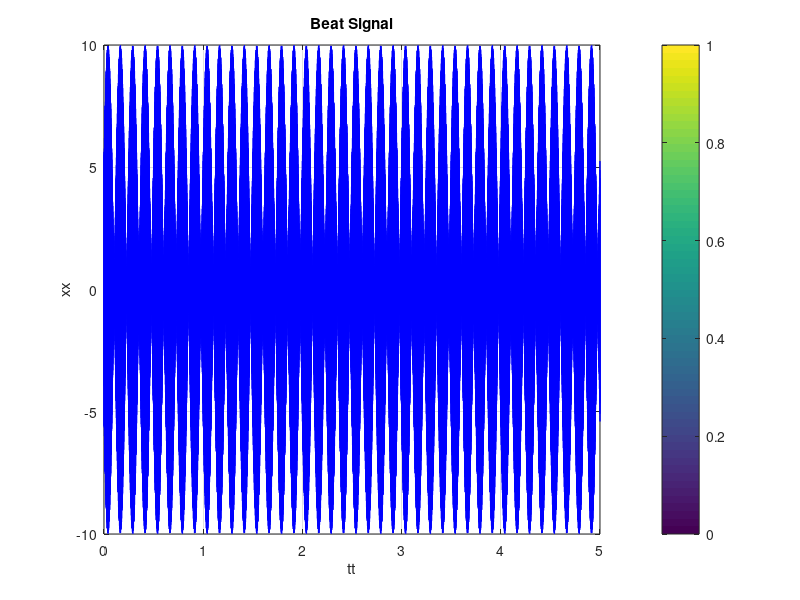

This chart was generated by the following MATLAB code: (Note: this script raises an error after producing the figure.)
%% Lab S7: Spectrograms of AM and FM Signals
%  Third exercise of project group 1
%
% This lab involves synthesizing AM and FM Signals and verifying the correct
% frequency by observing spectrograms. The main goal is to learn about the connection
% between time-domain definition and frequency domain content.

% note the sound portions of this lab are more accurate if run in their own
% .m file. Together it seems to cut the length short.

%% S7 lab: part 2.1.2
% The first part is called Beat Notes and Frequency Resolution
% This part focuses on 2 sinusoidal signals that are multiplied in the time 
% domain and result in a new signal with a different amplitude and frequency.

clear all;
%% Part A: code for the beat signal
% In this part, we are given a beat signal b(t) with a sampling frequency of
% 8000, duration of 5s, and a change in frequency of 4Hz. The other values
% are derived in the prelab.

Amp = 10; %-- B in equation above
fc = 1024; %-- center frequency
phic = 2*pi*rand; %-- phase of 2nd sinusoid (random)
fDelta = 4; %-- modulating frequency
phiDelta = 2*pi*rand; %-- phase of 1st sinusoid (random)
tStart = 0; %-- starting time (secs)
tStop = 5; %-- ending time (secs)
fSamp = 8000;

tt = tStart:(1/fSamp):tStop; %-- vector of times
xx = Amp*cos(2*pi*fc*tt+phic).*cos(2*pi*fDelta*tt+phiDelta);
soundsc( xx, fSamp ); %-- uncomment to hear the sound
figure(1);
plot(tt,xx,'b'), colorbar, grid on %-- with negative frequencies
title("Beat Signal");
xlabel("tt");
ylabel("xx");
%% Part B: Location of 2 spectrum lines
% This part involves using the fc and f_delta to calculate the frequency
% of the 2 specrum lines.

% f_delta = 4 Hz
% fc = 1024 Hz
% 
% f1 = fc-f_delta = 1024-4 = 1020 Hz
% f2 = fc+f_delta = 1024+4 = 1028 Hz
% 
% so there are 2 spectrum line at 1020 Hz and 1028Hz

clear all;
%% Part C: spectrogram of b(t) using a (window) section length of LSECT = 256
% In this next part we add a window with a section length to the previous
% code. Later we also calculate the associated section duration (Tsect).

Amp = 10; %-- B in equation above
fc = 1024; %-- center frequency
phic = 2*pi*rand; %-- phase of 2nd sinusoid (random)
fDelta = 4; %-- modulating frequency
phiDelta = 2*pi*rand; %-- phase of 1st sinusoid (random)
tStart = 0; %-- starting time (secs)
tStop = 5; %-- ending time (secs)
fSamp = 8000;

tt = tStart:(1/fSamp):tStop; %-- vector of times
xx = Amp*cos(2*pi*fc*tt+phic).*cos(2*pi*fDelta*tt+phiDelta);
Lsect = 3700;  % 256 original Lsect is too small, 3700 works (zoom in on point of interest to see specrum)
figure(2);
plotspec(xx,fSamp,Lsect), colorbar, grid on %-- with negative frequencies
title("Beat note");
xlabel("xx");
ylabel("Frequency (Hz)");

% The spectrum obtained does not clearly show 2 unique lines. This is due
% to Lsect having a small value (256) which prevents the spectrogram from
% getting accurate results. A longer section length would fix this.

% frequencys are correct at 3700 Lsect value
% Tsect = section duration
% Tsect = Lsect/fs = 3700/8000 = .4625 sec

%% S7 lab: part 2.1.3
% given new f_delta calculate the new Lsect and plot to see new 2 spectum
%% Part A: From your first experiment, determine C
% |f1 - f2| = C/Tsect
% C = Tsect|f1 - f2| = 0.4625s * |1020 - 1028| = 3.7

clear all;
%% Part B: Now change f_delta to 16 Hz and repeat the resolution experiment in Sect. 2.1.2
% f_delta = 16 Hz
% fc = 1024 Hz
% 
% f1 = fc-f_delta = 1024-16 = 1008 Hz
% f2 = fc+f_delta = 1024+16 = 1040 Hz
% 
% so there are 2 spectrum line at 1008 Hz and 1040Hz
%
% Tsect = 3.7/|1008-1040| = .115625 sec
% Lsect = Tsect*fs = .115625 sec * 8000 = 925

% now plot the results given new calculated Lsect and frequencies and
% verify that 2 unique spectrum can still be seen.

Amp = 10; %-- B in equation above
fc = 1024; %-- center frequency
phic = 2*pi*rand; %-- phase of 2nd sinusoid (random)
fDelta = 16; %-- modulating frequency
phiDelta = 2*pi*rand; %-- phase of 1st sinusoid (random)
tStart = 0; %-- starting time (secs)
tStop = 5; %-- ending time (secs)
fSamp = 8000;

tt = tStart:(1/fSamp):tStop; %-- vector of times
xx = Amp*cos(2*pi*fc*tt+phic).*cos(2*pi*fDelta*tt+phiDelta);
Lsect = 925;
figure(3);
plotspec(xx,fSamp,Lsect), colorbar, grid on %-- with negative frequencies
title("Beat note (2.1.3)");
xlabel("xx");
ylabel("Frequency (Hz)");

% just like figure 2 we need to zoom in on the frequency point of interest
% to see the 2 spectrum
% 2 spectrum can be seen with the calculated Lsect for the new f_delta

%% S7 lab: part 2.2
% Test negative chirps
% A chirp with a negative instantaneous frequency

clear all;
%% Part A Generate a chirp signal that starts at 2000 Hz when t=0s, and chirps down to 1000 Hz, at t=1.5s
fSamp = 8000; %-Number of time samples per second
dt = 1/fSamp;
tStart = 0;
tStop = 1.5;
tt = tStart:dt:tStop;
mu = -1000;
% fzero = 2000
phi = 2*pi*rand; %-- random phase
%
psi = 2*pi*mu*tt.^2 + 2*pi*2000*tt + phi; 
%
cc = real( 7.7*exp(1j*psi) );
soundsc( cc, fSamp ); %-- uncomment to hear the sound
figure(4);
plotspec( cc+1j*1e-12, fSamp, 200 ), colorbar, grid on %-- with negative frequencies
title("Linear Chirp");
xlabel("signal size");
ylabel("fsamp");
%the signal pitch goes down because of the negative component

%% Part B (Generate the chirp signal in MATLAB and make a spectrogram with LSECT = 200)
% the Lsect is 200 as seen in the graph above
% Tsect = 200/8000 = 0.025s

clear all;
%% Part C Will you hear negative frequency?
% Run the same test as part A of this exercise, but start at a frequency of
% zero and chirp down 1000 Hz.

fSamp = 8000; %-Number of time samples per second
dt = 1/fSamp;
tStart = 0;
tStop = 1.5;
tt = tStart:dt:tStop;
mu = -1000;
% fzero = 0
phi = 2*pi*rand; %-- random phase
%
psi = 2*pi*mu*tt.^2 + 2*pi*0*tt + phi; 
%
cc = real( 7.7*exp(1j*psi) );
soundsc( cc, fSamp ); %-- uncomment to hear the sound
figure(5);
plotspec( cc+1j*1e-12, fSamp, 256 ), colorbar, grid on %-- with negative frequencies
title("Negative Chirp");
xlabel("signal size");
ylabel("fsamp");
% negative frequency can't be heard. A spectrum that starts with a zero
% frequency and gradually chirps down will produce a result that consists
% of a positive mirror image, which is what is heard from the soundsc
% function. starts low pitch and goes to high pitch.

%% S7 lab: part 2.2.1
% Look at a signal with nonconstant frequency and an study how the temporal features of the
% spectrogram depend on the section length
% 
% The spectrogram uses 50 percent overlapping and skipping. By knowing this information,
% we can determine the time locations where the spectrum is being generated.

clear all;
%% Part A Generate a chirp signal same as 2.2 but with Lsect = 1600
fSamp = 8000; %-Number of time samples per second
dt = 1/fSamp;
tStart = 0;
tStop = 1.5;
tt = tStart:dt:tStop;
mu = -1000;
fzero = 2000;
phi = 2*pi*rand; %-- random phase
%
psi = 2*pi*mu*tt.^2 + 2*pi*2000*tt + phi; 
%
cc = real( 7.7*exp(1j*psi) );
soundsc( cc, fSamp ); %-- uncomment to hear the sound
figure(6);
plotspec( cc+1j*1e-12, fSamp, 1600 ), colorbar, grid on %-- with negative frequencies
title("Chirp (1600 Lsect)");
xlabel("signal size");
ylabel("fsamp");

%% Part B When LSECT = 1600, determine the section duration TSECT in sec
% Tsect = Lsect/fsamp = 1600/8000 = 0.26667

%% Part C Based on TSECT, determine the time locations where the spectrum is being computed
% section time = 0.5*n*Lsect, n=nth value of the segment length
%  when n = 1, (the first section length). The inside is 1s where the first
%  section is overlapped by the second section.
%
% when n = 2, (the second section length). The inside is 0.2s where the
% second section is overlapped by the third section.
%
% when n = 3, (the third section length). The inside is 0.3s where the
% third section is overlapped by the fourth section.
%
% when n = 4, (the fourth section length). The inside is 0.4s where the
% fourth section is overlapped by the fifth section length.
%
% This pattern continues til n = 10., Tsect = 1s, which is where the
% overlap occurs. 
% Tsect = (0.5*10*1600)/8000 = 1s
% section time (50%) = (0.5*n*Lsect)/fs, n = 1-10
% section time = 0.1,0.2,0.3.... 1.4.